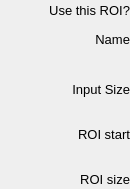
    <widget class="PyDMFrame" name="composite_2">
      <property name="geometry">
        <rect>
          <x>28</x>
          <y>71</y>
          <width>130</width>
          <height>189</height>
        </rect>
      </property>
      <widget class="QLabel" name="text_3">
        <property name="geometry">
          <rect>
            <x>0</x>
            <y>0</y>
            <width>130</width>
            <height>20</height>
          </rect>
        </property>
        <property name="text">
          <string>Use this ROI?</string>
        </property>
        <property name="font" stdset="0">
          <font>
            <pointsize>10</pointsize>
          </font>
        </property>
        <property name="brush" stdset="0">
          <brush brushstyle="SolidPattern">
            <color alpha="255">
              <red>0</red>
              <green>0</green>
              <blue>0</blue>
            </color>
          </brush>
        </property>
        <property name="toolTip">
          <string>text_3</string>
        </property>
        <property name="alignment">
          <set>Qt::AlignRight|Qt::AlignTrailing|Qt::AlignVCenter</set>
        </property>
        <property name="styleSheet">
          <string notr="true">QLabel#text_3 {
  color: rgb(0, 0, 0);
  }</string>
        </property>
      </widget>
      <widget class="QLabel" name="text_4">
        <property name="geometry">
          <rect>
            <x>90</x>
            <y>29</y>
            <width>40</width>
            <height>20</height>
          </rect>
        </property>
        <property name="text">
          <string>Name</string>
        </property>
        <property name="font" stdset="0">
          <font>
            <pointsize>10</pointsize>
          </font>
        </property>
        <property name="brush" stdset="0">
          <brush brushstyle="SolidPattern">
            <color alpha="255">
              <red>0</red>
              <green>0</green>
              <blue>0</blue>
            </color>
          </brush>
        </property>
        <property name="toolTip">
          <string>text_4</string>
        </property>
        <property name="alignment">
          <set>Qt::AlignRight|Qt::AlignTrailing|Qt::AlignVCenter</set>
        </property>
        <property name="styleSheet">
          <string notr="true">QLabel#text_4 {
  color: rgb(0, 0, 0);
  }</string>
        </property>
      </widget>
      <widget class="QLabel" name="text_5">
        <property name="geometry">
          <rect>
            <x>40</x>
            <y>124</y>
            <width>90</width>
            <height>20</height>
          </rect>
        </property>
        <property name="text">
          <string>ROI start</string>
        </property>
        <property name="font" stdset="0">
          <font>
            <pointsize>10</pointsize>
          </font>
        </property>
        <property name="brush" stdset="0">
          <brush brushstyle="SolidPattern">
            <color alpha="255">
              <red>0</red>
              <green>0</green>
              <blue>0</blue>
            </color>
          </brush>
        </property>
        <property name="toolTip">
          <string>text_5</string>
        </property>
        <property name="alignment">
          <set>Qt::AlignRight|Qt::AlignTrailing|Qt::AlignVCenter</set>
        </property>
        <property name="styleSheet">
          <string notr="true">QLabel#text_5 {
  color: rgb(0, 0, 0);
  }</string>
        </property>
      </widget>
      <widget class="QLabel" name="text_6">
        <property name="geometry">
          <rect>
            <x>50</x>
            <y>169</y>
            <width>80</width>
            <height>20</height>
          </rect>
        </property>
        <property name="text">
          <string>ROI size</string>
        </property>
        <property name="font" stdset="0">
          <font>
            <pointsize>10</pointsize>
          </font>
        </property>
        <property name="brush" stdset="0">
          <brush brushstyle="SolidPattern">
            <color alpha="255">
              <red>0</red>
              <green>0</green>
              <blue>0</blue>
            </color>
          </brush>
        </property>
        <property name="toolTip">
          <string>text_6</string>
        </property>
        <property name="alignment">
          <set>Qt::AlignRight|Qt::AlignTrailing|Qt::AlignVCenter</set>
        </property>
        <property name="styleSheet">
          <string notr="true">QLabel#text_6 {
  color: rgb(0, 0, 0);
  }</string>
        </property>
      </widget>
      <widget class="QLabel" name="text_7">
        <property name="geometry">
          <rect>
            <x>30</x>
            <y>79</y>
            <width>100</width>
            <height>20</height>
          </rect>
        </property>
        <property name="text">
          <string>Input Size</string>
        </property>
        <property name="font" stdset="0">
          <font>
            <pointsize>10</pointsize>
          </font>
        </property>
        <property name="brush" stdset="0">
          <brush brushstyle="SolidPattern">
            <color alpha="255">
              <red>0</red>
              <green>0</green>
              <blue>0</blue>
            </color>
          </brush>
        </property>
        <property name="toolTip">
          <string>text_7</string>
        </property>
        <property name="alignment">
          <set>Qt::AlignRight|Qt::AlignTrailing|Qt::AlignVCenter</set>
        </property>
        <property name="styleSheet">
          <string notr="true">QLabel#text_7 {
  color: rgb(0, 0, 0);
  }</string>
        </property>
      </widget>
    </widget>
